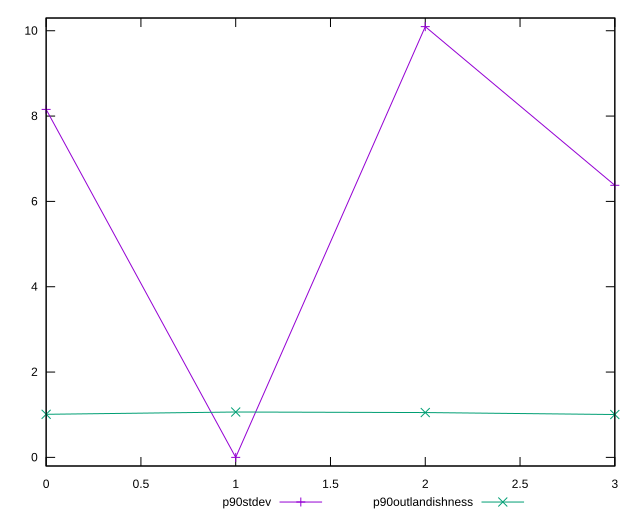

The gnuplot source for this figure:
reset

$p90Stdev <<EOF
0 8.156460056414101
1 0
2 10.096529350938345
3 6.377453282203014
EOF

$p90Outlandishness <<EOF
0 1.0098343401924943
1 1.0634765625
2 1.050855753039101
3 1.00466374908898
EOF

set key outside below
set xrange [0:3]
set yrange [-0.2019305870187669:10.298459937957112]
set trange [-0.2019305870187669:10.298459937957112]
set terminal svg size 640, 520 enhanced background rgb 'white'
set output "reports/report_00031_2021-02-24T23-18-18.084Z/max-potential-fid/progression/stddev.svg"

plot $p90Stdev title "p90stdev" with linespoints, \
     $p90Outlandishness title "p90outlandishness" with linespoints

reset
